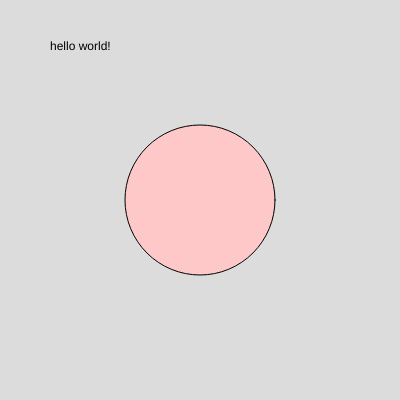
Frame 1 (no input)
Frame 60 (no input): identical to frame 1, image omitted
Frame 120 (the mouse pressed at the canvas centre since frame 60): identical to frame 1, image omitted

The p5.js sketch that drew this single still picture (run headless with seeded random() and noise() and a simulated clock; from frame 60 on, the mouse is pressed at the canvas centre):

// p5.js sketch
// ── sketch.js
function setup() {
  createCanvas(400, 400);
}

function draw() {
  background(220);
  fill(255,200,200);
  ellipse(200,200,150,150);
  fill(0)
  text("hello world!", 50,50);
}
